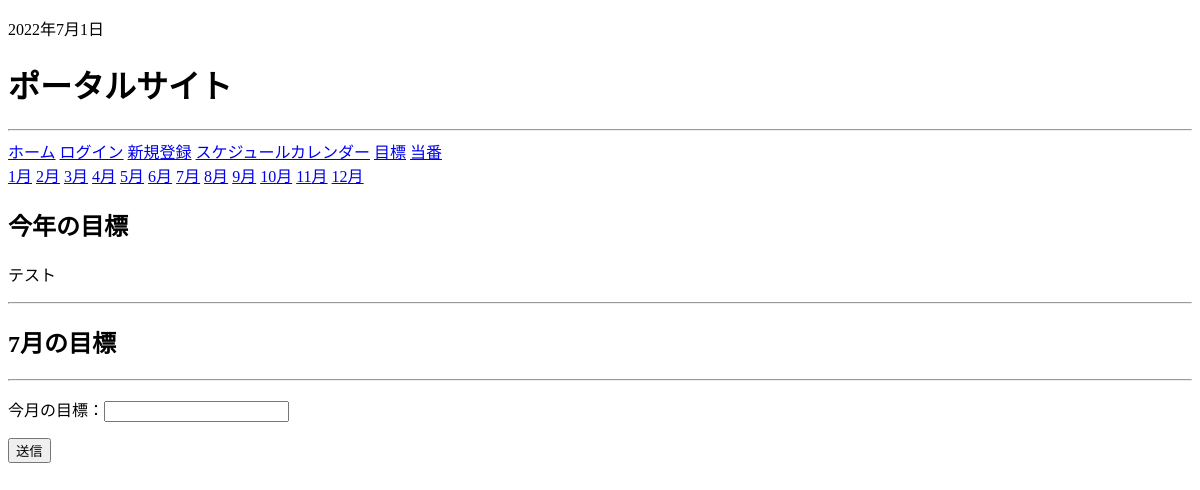
The page /goal_form/ on the database as committed earlier.
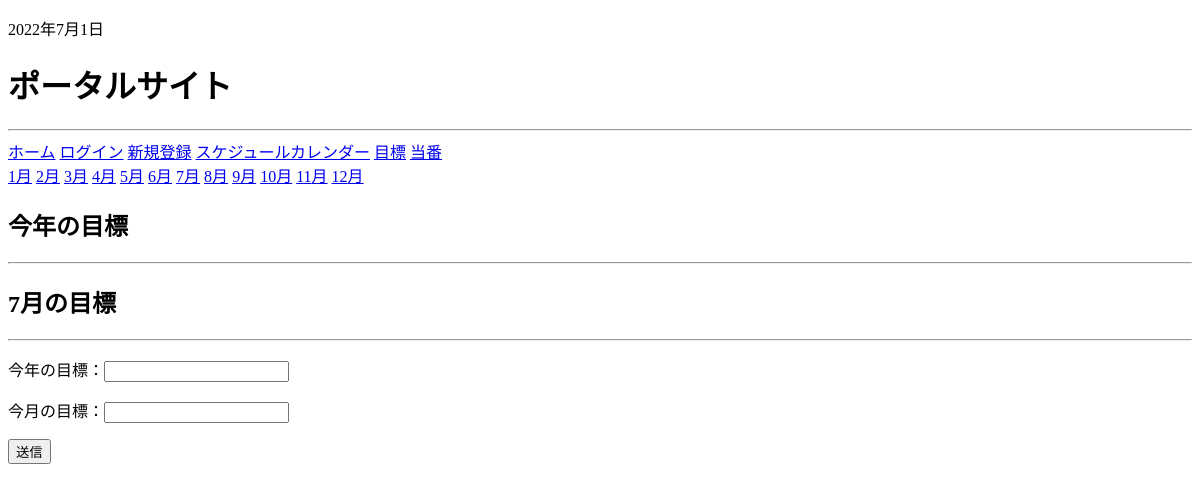
The same page on the database as committed later.
### app/models.py (models this page shows)
class Goal(models.Model):
    year = models.CharField("今年の目標",max_length=100)
    month = models.CharField("今月の目標",max_length=100)
    date = models.DateField("日付")

### app/views.py (the view, shortened to what this page needs)
# urls.py: path('goal_form/',GoalData.as_view() , name='goal_form'),
class GoalData(mixins.MonthWithScheduleMixin, generic.CreateView):
    template_name = "blog/goal_form.html"
    model = Goal
    date_field = "date"
    form_class = GoalForm
    def get_context_data(self, **kwargs):
        context = super().get_context_data(**kwargs)
        goal_context = self.get_month_calendar()
        context["month_current"] = goal_context["month_current"]
        month = self.kwargs.get('month')
        year = self.kwargs.get('year')
        day = self.kwargs.get('day')
        if month and year and day:
            date = datetime.date(year=int(year), month=int(month), day=int(day))
        else:
            date = datetime.date.today()
        year_month = self.get_year_month(date)
        month_goals = self.get_month_goal(date)
        context["month_goals"] = month_goals
        for months, goals in month_goals.items():
            for goal in goals:
                goal_month = goal.month
                context["months"] = months
                context["goal_month"] = goal_month
        nowdate = datetime.date.today()
        nowdate = nowdate.replace(year=nowdate.year, month=nowdate.month, day=1)
        now_month_goal = self.get_month_goal(nowdate)
        context["now_month_goal"] = now_month_goal
        context["year_month"] = year_month
        goal_all = Goal.objects.all()
        context["goal_all"] = goal_all
        for goal in goal_all:
            context["goal"] = goal
        for i in range(0, len(goal_all)):
            goal_first = goal_all[i]
            if 1 != goal_first:
                break
            else:
                context["goal_first"] = goal_first
        goal_form = GoalForm()
        goal_post = GoalForm(self.request.POST)
        context["goal_post"] = goal_post
        context["date"] = date
        context["goal_form"] = goal_form
        print(context)
        return context

### app/forms.py
class GoalForm(forms.ModelForm):
    class Meta:
        model = Goal
        fields = ["year", "month"]

### app/context_processors.py (called while the page is built)
def some_processor(request: HttpRequest):
    year_month = []
    date = datetime.date.today()
    date = date.replace(year=date.year, month=date.month, day=1)
    year_month.append(date)
    context = {}
    now = datetime.datetime.now()
    context["now"] = now
    context["year_month_day"] = year_month
    goal_all = Goal.objects.all()
    for i in range(0, len(goal_all)):
        goal_first = goal_all[i]
        context["goal_first"] = goal_first
        if 1 != goal_first:
            break
    return context

### app/mixins.py (called while the page is built)
    def setup_calendar(self):
        self._calendar = calendar.Calendar(self.first_weekday)

    def get_week_names(self):
        week_names = deque(self.week_names)
        week_names.rotate(-self.first_weekday)  # リスト内の要素を右に1つずつ移動...なんてときは、dequeを使うと中々面白いです
        return week_names

    def get_previous_month(self, date):
        if date.month == 1:
            return date.replace(year=date.year-1, month=12, day=1)
        else:
            return date.replace(month=date.month-1, day=1)

### app/templates/blog/goal_form.html (shortened to what this page needs)
{% extends "blog/base.html" %}
{% block content %}
{% for month in year_month %}
    <a href="{% url 'goal_form' month.year month.month month.day %}">{{month.month}}月</a>
{% endfor %}
<h1>今年の目標</h1>
    <p>{{goal_first.year}}</p>
    <hr>
<h1>{{ month_current.month }}月の目標</h1>
    <hr>
    {% if goal_month %}
    {% else %}
        {% if goal_first %}
            <form action="" method="POST">
            <p>今月の目標：{{goal_form.month}}</p>
            <button type="submit" class="btn btn-primary">送信</button>
            </form>
        {% else %}
            <form action="" method="POST">
                <p>今年の目標：{{goal_form.year}}</p>
                <p>今月の目標：{{goal_form.month}}</p>
                <button type="submit" class="btn btn-primary">送信</button>
            </form>
        {% endif %}
    {% endif %}
{% endblock %}

Rows that differ between the two databases and show on the page:
removed Goal: year "テスト"
Other text that changed with them:
text now shown: "今年の目標："
